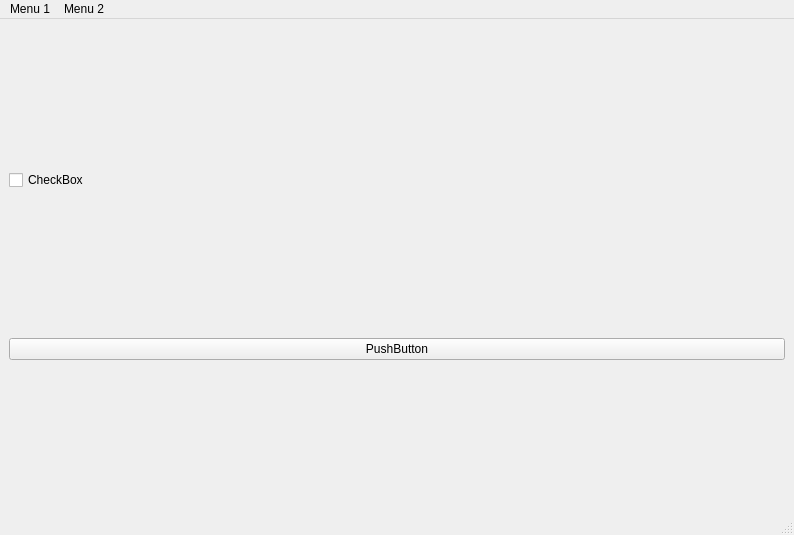
<?xml version="1.0" encoding="UTF-8"?>
<ui version="4.0">
 <class>MainWindow</class>
 <widget class="QMainWindow" name="MainWindow">
  <property name="geometry">
   <rect>
    <x>0</x>
    <y>0</y>
    <width>794</width>
    <height>535</height>
   </rect>
  </property>
  <property name="windowTitle">
   <string>MainWindow</string>
  </property>
  <widget class="QWidget" name="centralwidget">
   <layout class="QVBoxLayout" name="verticalLayout">
    <item>
     <widget class="QCheckBox" name="checkBox">
      <property name="text">
       <string>CheckBox</string>
      </property>
     </widget>
    </item>
    <item>
     <widget class="QPushButton" name="pushButton">
      <property name="text">
       <string>PushButton</string>
      </property>
     </widget>
    </item>
   </layout>
  </widget>
  <widget class="QStatusBar" name="statusbar"/>
  <widget class="QMenuBar" name="menuBar">
   <property name="geometry">
    <rect>
     <x>0</x>
     <y>0</y>
     <width>794</width>
     <height>25</height>
    </rect>
   </property>
   <widget class="QMenu" name="menuMenu_1">
    <property name="title">
     <string>Menu 1</string>
    </property>
   </widget>
   <widget class="QMenu" name="menuMenu_2">
    <property name="title">
     <string>Menu 2</string>
    </property>
   </widget>
   <addaction name="menuMenu_1"/>
   <addaction name="menuMenu_2"/>
  </widget>
 </widget>
 <resources/>
 <connections/>
</ui>
